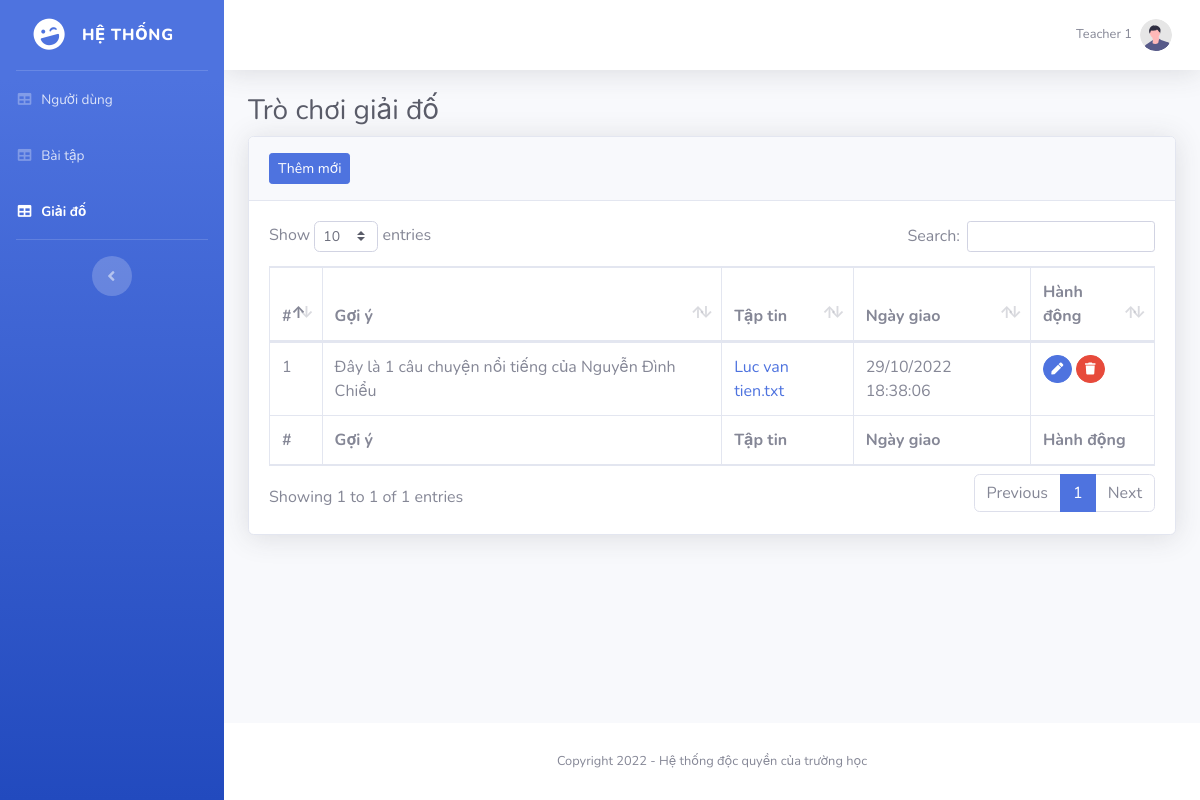
The app's page /essays/index.php (signed in) with its own data.
### tables this page shows
CREATE TABLE `essays` (
  `id` int(11) NOT NULL,
  `teacher_id` int(11) NOT NULL,
  `essay` text NOT NULL,
  `tip` text NOT NULL,
  `assignment_time` datetime DEFAULT NULL
);

### essays/index.php (the view, shortened to what this page needs)
<?php
    include '../inc/header.php';
    $sql = "SELECT a.*, b.name FROM essays a, users b WHERE a.teacher_id = b.id";
    if ($_SESSION['role'] == 0) {
        $sql .= " AND a.teacher_id = {$_SESSION['id']}";
    }
    $result = mysqli_query($con, $sql);
?>
<h1 class="h3 mb-2 text-gray-800">Trò chơi giải đố</h1>
<div class="card shadow mb-4">
    <?php if($_SESSION['role'] == 0): ?>
        <div class="card-header py-3">
            <a href="add.php" class="btn btn-sm btn-primary">Thêm mới</a>
        </div>
    <?php endif; ?>
    <div class="card-body">
        <div class="table-responsive">
            <table class="table table-bordered" id="dataTables-example" width="100%" cellspacing="0">
                <thead>
                    <tr>
                        <th>#</th>
                        <th>Gợi ý</th>
                        <?php if ($_SESSION['role'] == 0): ?>
                            <th>Tập tin</th>
                        <?php endif; ?>
                        <th>Ngày giao</th>
                        <th>Hành động</th>
                    </tr>
                </thead>
                <tfoot>
                    <tr>
                        <th>#</th>
                        <th>Gợi ý</th>
                        <?php if ($_SESSION['role'] == 0): ?>
                            <th>Tập tin</th>
                        <?php endif; ?>
                        <th>Ngày giao</th>
                        <th>Hành động</th>
                    </tr>
                </tfoot>
                <tbody>
                    <?php $count = 1;
                    while ($essay = mysqli_fetch_assoc($result)) : ?>
                        <tr>
                            <td><?= $count ?></td>
                            <td><?= $essay['tip'] ?></td>
                            <?php if ($_SESSION['role'] == 0): ?>
                                <td><a href="<?= '../assets/essays/' . $essay['essay'] ?>" download><?= basename($essay['essay']); ?></a></td>
                            <?php endif; ?>
                            <td><?= date('d/m/Y H:i:s', strtotime($essay['assignment_time'])); ?></td>
                            <td>
                                <?php if($_SESSION['role'] == 0): ?>
                                    <a href="edit.php?id=<?= $essay['id']; ?>" class="btn btn-primary btn-circle btn-sm">
                                        <i class="fas fa-pen"></i>
                                    </a>
                                    <a href="delete.php?id=<?= $essay['id']; ?>" onclick="return confirm('Bạn chắc chắn muốn xóa bài tập này không?');" class="btn btn-danger btn-circle btn-sm">
                                        <i class="fas fa-trash"></i>
                                    </a>
                                <?php endif; ?>
                            </td>
                        </tr>
                        <?php $count++; ?>
                    <?php endwhile; ?>
                </tbody>
            </table>
        </div>
    </div>
</div>
<?php include '../inc/footer.php'; ?>

### records on screen
essays: tip "Đây là 1 câu chuyện nổi tiếng của Nguyễn Đình Chiểu", essay "Luc van tien.txt", assignment_time "29/10/2022 18:38:06"

### other values on screen
$_SESSION['name'] "Teacher 1"
